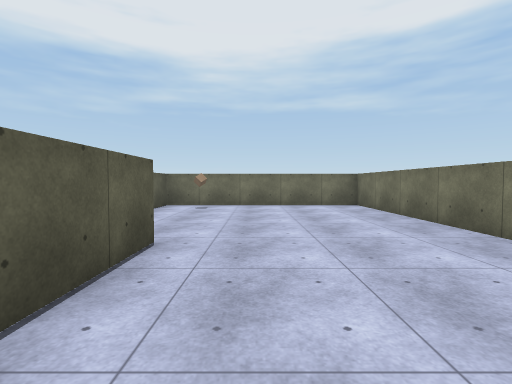
[1] (above)

13 first-person views from a walk through a scene from a Unity 3-D project. The camera is 1.4 m above the floor, tilts 2° down and sees 85° across. The floor is counted in squares, 2 m on a side. Each view is taken from the middle of a square. On the plan, view 1 faces up. The plan holds only what a view shows up to about 9 squares ahead; the rest is blank. The player character is not drawn. Surface patterns are stand-ins for the level's own textures.

[2]
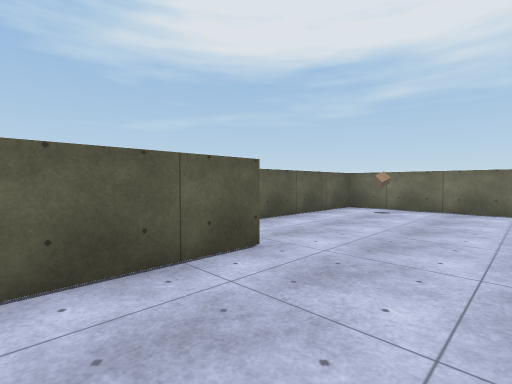

[3]
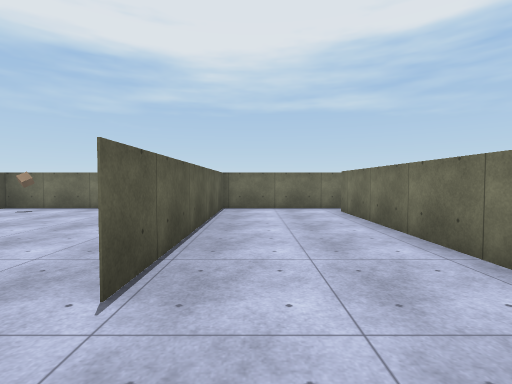

[4]
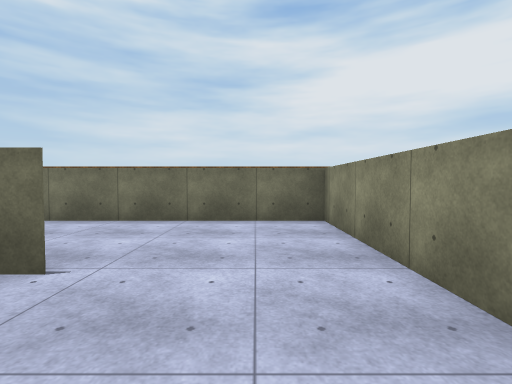

[5]
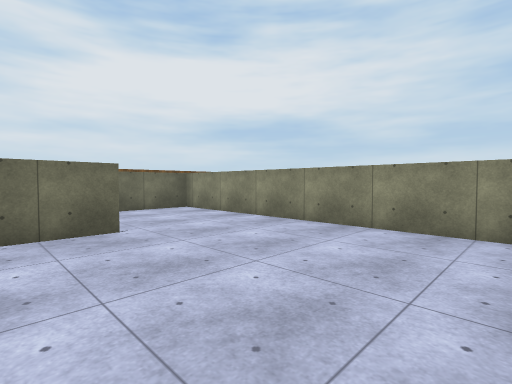

[6]
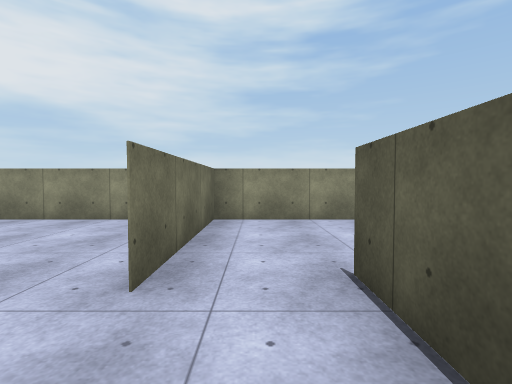

[7]
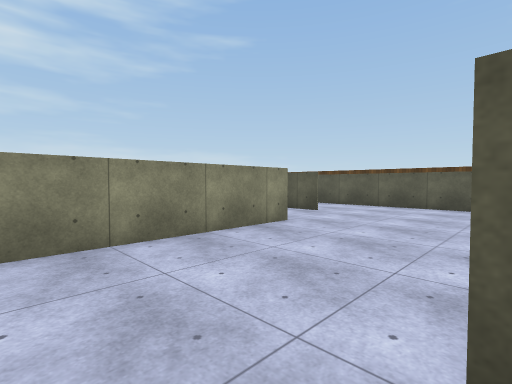

[8]
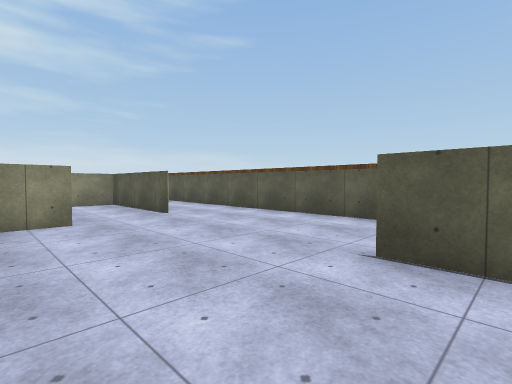

[9]
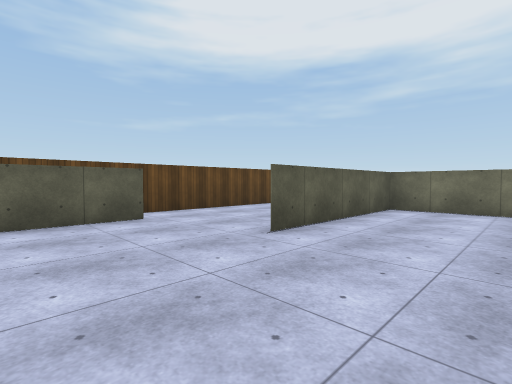

[10]
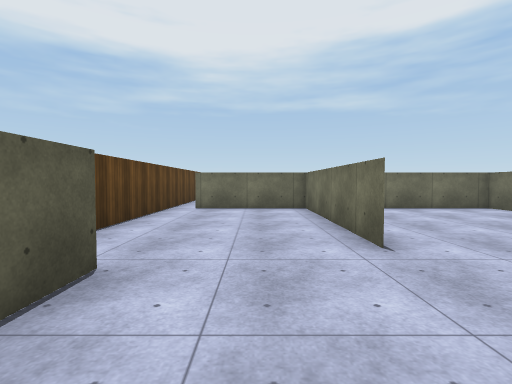

[11]
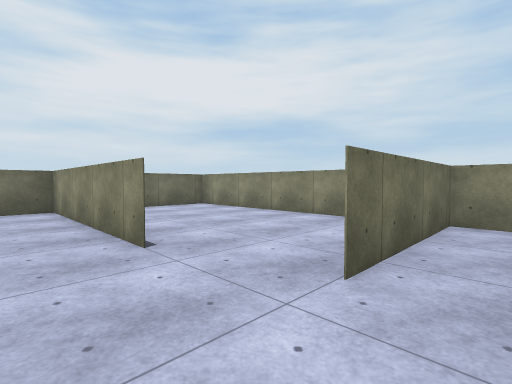

[12]
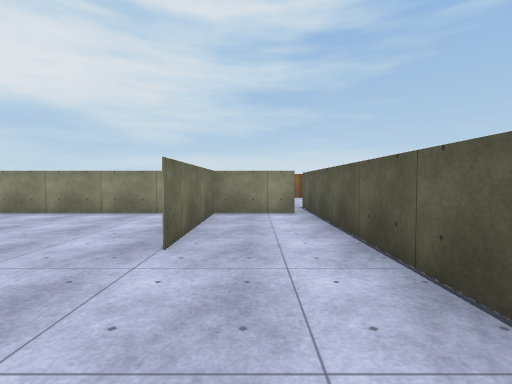

[13]
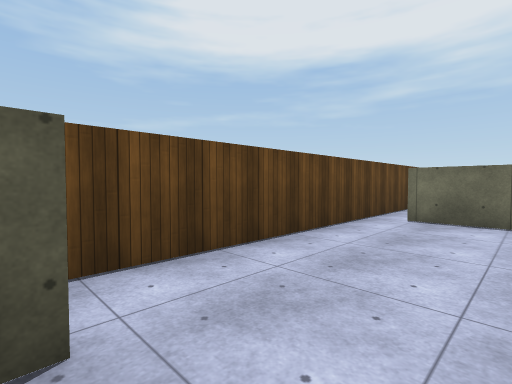

### Floor plan
Ten units are one square. View 1 is at (0, 0); x grows to the right and y downward. Boxes are objects, and circles mark ways between rooms. Rooms are numbered by the first view taken in them; rooms with no view inside come last. Other rooms are left out.
<svg viewBox="-119 -100 184 149">
<path fill="none" stroke="#000" d="M-12 -32 -12 -10M31 -25 31 -86M-27 -86 -27 -29M29 -85 -31 -85M-9 2 25 2M25 2 60 2 60 -78M31 -85 31 -25M54 -85 29 -85M-12 2 -12 -32M-34 2 -9 2M-61 2 -34 2M-103 -32 -103 40M-76 -86 -76 -39M-27 -78 -27 -86M-31 -85 -81 -85M-81 44 -81 8M-99 43 -79 43M-80 8 -80 42M-79 43 -15 43M-12 40 -12 22M-77 -39 -77 -85M-81 -85 -108 -85M-114 -95 -114 -34"/>
<circle cx="30" cy="-15" r="3" fill="#2a7"/>
<circle cx="-20" cy="-30" r="3" fill="#2a7"/>
<circle cx="-30" cy="-15" r="3" fill="#2a7"/>
<circle cx="-70" cy="0" r="3" fill="#2a7"/>
<circle cx="-90" cy="-40" r="3" fill="#2a7"/>
<text x="0" y="-50">1</text>
<text x="40" y="-40">2</text>
<text x="-20" y="-20">3</text>
<text x="-60" y="-40">4</text>
<text x="-50" y="20">5</text>
<text x="-100" y="-60">6</text>
</svg>
Room 1 opens to room 2. Room 1 opens to room 3. Room 3 opens to room 4. Room 4 opens to room 5. Room 4 opens to room 6.

Where each view was taken, in squares from view 1:
view 1: 0 up, 0 right, facing up
view 2: 1 up, 1 right, facing up-left
view 3: 1 up, 4 right, facing up
view 4: 1 up, 1 right, facing right
view 5: 4 up, 1 left, facing down-right
view 6: 5 up, 2 left, facing down
view 7: 3 up, 2 left, facing down-left
view 8: 5 up, 5 left, facing down-left
view 9: 1 up, 5 left, facing up-left
view 10: 1 up, 9 left, facing up
view 11: 1 up, 9 left, facing down-right
view 12: 2 up, 9 left, facing down
view 13: 3 up, 9 left, facing up-left
